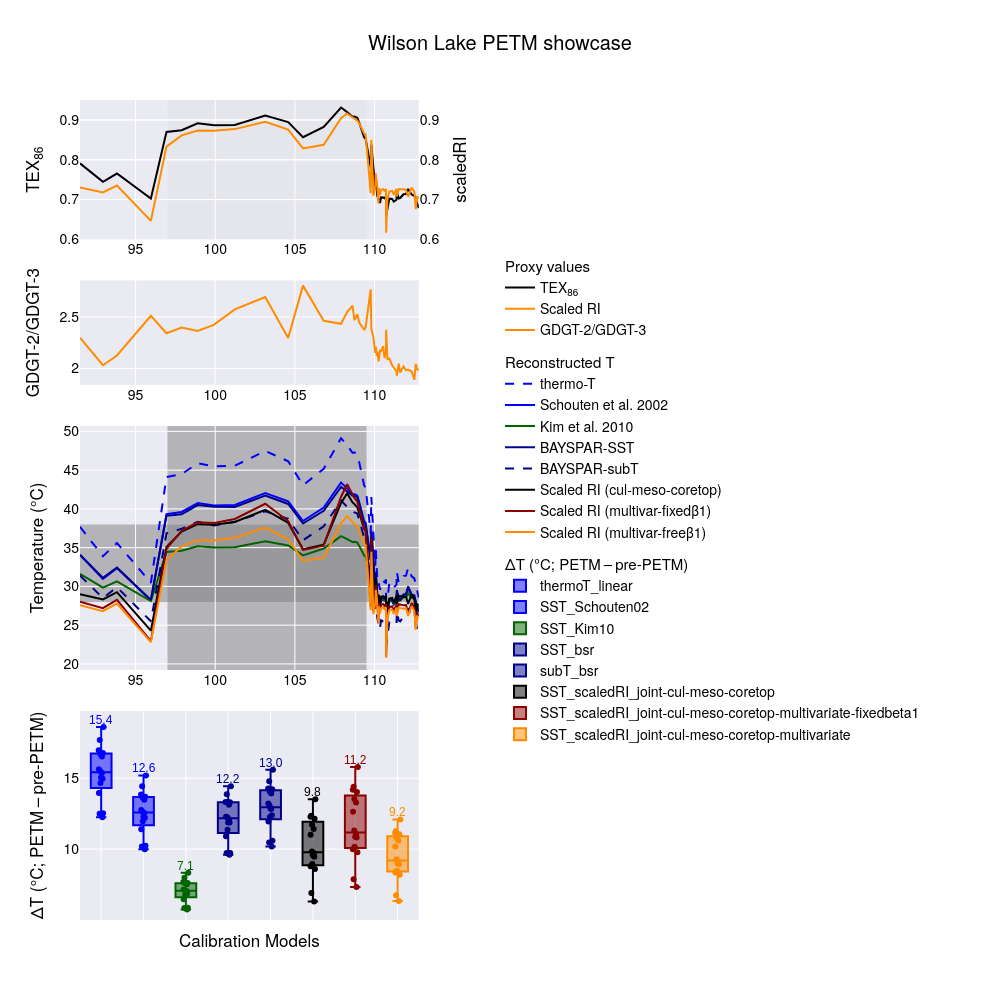

The notebook cell saved with this chart:
### Code cell
### set theme as seaborn
import plotly.io as pio
pio.templates.default = "seaborn"
import plotly.graph_objects as go
from plotly.subplots import make_subplots

# assume paleo_tex_df and diff_T_df are already defined

# define the calibration models & colors for the boxplot panel
features = [
    'thermoT_linear', 'SST_Schouten02', 'SST_Kim10', 'SST_bsr',
    'subT_bsr', 'SST_scaledRI_joint-cul-meso-coretop',
    'SST_scaledRI_joint-cul-meso-coretop-multivariate-fixedbeta1',
    'SST_scaledRI_joint-cul-meso-coretop-multivariate'
]
box_colors = [
    'blue', 'blue', 'darkgreen', 'darkblue',
    'darkblue', 'black', 'darkred', 'darkorange'
]

fig = make_subplots(
    rows=4, cols=1,
    shared_xaxes=False,
    row_heights=[0.2, 0.15, 0.35, 0.30],
    vertical_spacing=0.05,
    specs=[
        [{"secondary_y": True}],
        [{}],
        [{}],
        [{}],
    ]
)

# ── Panel 1: TEX86 vs. scaledRI ───────────────────────────────────────────────
fig.add_trace(
    go.Scatter(
        x=paleo_tex_df['SampleDepth'],
        y=paleo_tex_df['TEX86'],
        name='TEX<sub>86</sub>',
        legendgroup='Proxy values',
        legendgrouptitle_text='Proxy values',
        line=dict(color='black')
    ),
    row=1, col=1, secondary_y=False
)
fig.add_trace(
    go.Scatter(
        x=paleo_tex_df['SampleDepth'],
        y=paleo_tex_df['scaledRI'],
        name='Scaled RI',
        legendgroup='Proxy values',
        legendgrouptitle_text='Proxy values',
        line=dict(color='darkorange')
    ),
    row=1, col=1, secondary_y=True
)
fig.update_yaxes(title_text="TEX<sub>86</sub>", row=1, col=1, secondary_y=False)
fig.update_yaxes(title_text="scaledRI", row=1, col=1, secondary_y=True)

### set primary and secondary y-axis ranges to be the same
fig.update_yaxes(
    range=[0.6, 0.95],
    row=1, col=1, secondary_y=False
)
fig.update_yaxes(
    range=[0.6, 0.95],
    row=1, col=1, secondary_y=True
)

# shade SampleDepth 97-109.5 in panels 1–3
fig.add_vrect(
    x0=97, x1=109.5,
    fillcolor="lightgray", opacity=0.2,
    layer="below",
    row="all", col=1
)

# ── Panel 2: gdgt23ratio ─────────────────────────────────────────────────────
fig.add_trace(
    go.Scatter(
        x=paleo_tex_df['SampleDepth'],
        y=paleo_tex_df['gdgt23ratio'],
        name='GDGT-2/GDGT-3',
        legendgroup='Proxy values',
        legendgrouptitle_text='Proxy values',
        line=dict(color='darkorange')
    ),
    row=2, col=1
)
fig.update_yaxes(title_text="GDGT-2/GDGT-3", row=2, col=1)

# ── Panel 3: all the SST reconstructions + 28–38°C band ────────────────────
sst_traces = [
    ("thermo-T",          paleo_tex_df['thermoT_linear'],                    dict(dash='dash', color='blue')),
    ("Schouten et al. 2002", paleo_tex_df['SST_Schouten02'],                  dict(color='blue')),
    ("Kim et al. 2010",     paleo_tex_df['SST_Kim10'],                       dict(color='darkgreen')),
    ("BAYSPAR-SST",         paleo_tex_df['SST_bsr'],                         dict(color='darkblue')),
    ("BAYSPAR-subT",        paleo_tex_df['subT_bsr'],                        dict(dash='dash', color='darkblue')),
    ("Scaled RI (cul-meso-coretop)", paleo_tex_df['SST_scaledRI_joint-cul-meso-coretop'], dict(color='black')),
    ("Scaled RI (multivar-fixedβ1)", paleo_tex_df['SST_scaledRI_joint-cul-meso-coretop-multivariate-fixedbeta1'], dict(color='darkred')),
    ("Scaled RI (multivar-freeβ1)",paleo_tex_df['SST_scaledRI_joint-cul-meso-coretop-multivariate'],   dict(color='darkorange')),
]
for name, y, style in sst_traces:
    fig.add_trace(
        go.Scatter(
            x=paleo_tex_df['SampleDepth'],
            y=y,
            name=name,
            legendgroup='Reconstructed T',
            legendgrouptitle_text='Reconstructed T',
            line=style
        ),
        row=3, col=1
    )

# fill the 28–38°C band
fig.add_shape(
    type="rect",
    x0=paleo_tex_df['SampleDepth'].min(),
    x1=paleo_tex_df['SampleDepth'].max(),
    y0=28, y1=38,
    fillcolor="gray",
    opacity=0.5,
    layer="below",
    row=3, col=1
)

## fill between 97 and 109.5 m depth
fig.add_vrect(
    x0=97, x1=109.5,
    fillcolor="gray", opacity=0.5,
    layer="below",
    row=3, col=1
)

fig.update_yaxes(title_text="Temperature (°C)", row=3, col=1)

# ── Panel 4: Box + jitter for ΔT ──────────────────────────────────────────────
#### calculate Diff T (mean of SampleDepth > 110m - individual SST)
features = ['thermoT_linear', 'SST_Schouten02', 'SST_Kim10', 'SST_bsr',
            'subT_bsr', 'SST_scaledRI_joint-cul-meso-coretop',
            'SST_scaledRI_joint-cul-meso-coretop-multivariate-fixedbeta1',
            'SST_scaledRI_joint-cul-meso-coretop-multivariate']
colors = ['blue9', 'blue9', 'darkgreen', 'darkblue', 'darkblue', 'k', 'darkred', 'darkorange']
diff_T = {}
for feature in features:
    diff_T[feature] = abs(paleo_tex_df.loc[paleo_tex_df['SampleDepth'] > 110.5, feature].median() - \
                      paleo_tex_df[feature])
diff_T_df = pd.DataFrame(diff_T)
diff_T_df['SampleDepth'] = paleo_tex_df['SampleDepth']
subset = diff_T_df[diff_T_df['SampleDepth'].between(97, 109.5)]
for feat, col in zip(features, box_colors):
    fig.add_trace(
        go.Box(
            y=subset[feat],
            name=feat,
            boxpoints='all',      # show all points
            jitter=0.3,           # spread them out
            pointpos=0,            # centered on category
            legendgroup='ΔT (°C; PETM – pre-PETM)',
            legendgrouptitle_text='ΔT (°C; PETM – pre-PETM)',
            showlegend=True,
            marker_color=col,
        ),
        row=4, col=1
    )
    # add median annotation
    med = subset[feat].median()
    max = subset[feat].max()
    fig.add_annotation(
        x=feat, y=max + 0.5,  # position above the max value
        text=f"{med:.1f}",
        showarrow=False,
        font=dict(color=col, size=12, family="Arial"),
        row=4, col=1
    )

### remove x-axis tick labels for the boxplot panel
fig.update_xaxes(
    title_text="Calibration Models",
    tickvals=list(range(len(features))),
    ticktext=[''] * len(features),  # empty labels
    row=4, col=1
)

fig.update_yaxes(title_text="ΔT (°C; PETM – pre-PETM)", row=4, col=1)
fig.update_layout(
    height=1000,
    width=1000,
    template='seaborn',
    font=dict(family="TeX Gyre Heros", size=14, color="black"),
    # margin=dict(l=20, r=20, t=20, b=20), 
    legend=dict(
        xref='container',  # position relative to the container
        yref='container',
        orientation="v",      # horizontal legend
        x=0.5,                # center it horizontally
        xanchor="left",  # anchor to the left side
        y=0.5,               # push it below the plot (tweak as needed)
        yanchor="middle",
        tracegroupgap=10,        # space between different legendgroups
        groupclick='toggleitem',  # click either entry to hide/show the whole group "togglegroup"
    ),
    title_text="Wilson Lake PETM showcase"
)

fig.show()

### save the figure as an HTML file
fig.write_html(
    os.path.join(local_github_path, 'html_figures', 'WilsonLakePETM_showcase.html'),
    include_plotlyjs="cdn",   # pull Plotly.js from the CDN
    full_html=False           # only the <div>+<script>—no <html>/<body> wrapper
)

### Figure 1 — Plotly figure (JSON) as saved in the notebook; plotly's stock layout.template omitted (floating-point values rounded to 4 significant figures)
{"data": [{"legendgroup": "Proxy values", "legendgrouptitle": {"text": "Proxy values"}, "line": {"color": "black"}, "name": "TEX<sub>86</sub>", "type": "scatter", "x": [91.51, 92.95, 93.83, 95.96, 96.94, 97.89, 98.9, 99.93, 101.2, 103.1, 104.6, 105.5, 106.8, 107.9, 108.3, 108.6, 108.7, 108.9, 109.0, 109.3, 109.4, 109.8, 109.8, 109.9, 110.0, 110.1, 110.1, 110.2, 110.2, 110.3, 110.3, 110.4, 110.5, 110.6, 110.7, 110.7, 110.8, 110.9, 111.1, 111.2, 111.4, 111.4, 111.5, 111.6, 111.8, 112.0, 112.1, 112.3, 112.5, 112.6, 112.7, 112.8], "xaxis": "x", "y": [0.7909, 0.7446, 0.7654, 0.7026, 0.8697, 0.8741, 0.8913, 0.8864, 0.8875, 0.9109, 0.8945, 0.8566, 0.8826, 0.931, 0.9197, 0.9077, 0.9086, 0.9054, 0.8928, 0.8561, 0.8531, 0.7811, 0.8381, 0.7793, 0.728, 0.756, 0.722, 0.7103, 0.7003, 0.7024, 0.6914, 0.7055, 0.7052, 0.7034, 0.7077, 0.6585, 0.6762, 0.7023, 0.7017, 0.6948, 0.6997, 0.7201, 0.7028, 0.7039, 0.7134, 0.7139, 0.7265, 0.7128, 0.7095, 0.6985, 0.6872, 0.6789], "yaxis": "y"}, {"legendgroup": "Proxy values", "legendgrouptitle": {"text": "Proxy values"}, "line": {"color": "darkorange"}, "name": "Scaled RI", "type": "scatter", "x": [91.51, 92.95, 93.83, 95.96, 96.94, 97.89, 98.9, 99.93, 101.2, 103.1, 104.6, 105.5, 106.8, 107.9, 108.3, 108.6, 108.7, 108.9, 109.0, 109.3, 109.4, 109.8, 109.8, 109.9, 110.0, 110.1, 110.1, 110.2, 110.2, 110.3, 110.3, 110.4, 110.5, 110.6, 110.7, 110.7, 110.8, 110.9, 111.1, 111.2, 111.4, 111.4, 111.5, 111.6, 111.8, 112.0, 112.1, 112.3, 112.5, 112.6, 112.7, 112.8], "xaxis": "x", "y": [0.7303, 0.7181, 0.7352, 0.6466, 0.8329, 0.8612, 0.8736, 0.8725, 0.8769, 0.8952, 0.8758, 0.8283, 0.8374, 0.9044, 0.9161, 0.9051, 0.9029, 0.8984, 0.8907, 0.8657, 0.8637, 0.7159, 0.8501, 0.7095, 0.7363, 0.7661, 0.7479, 0.7334, 0.69, 0.7293, 0.7122, 0.7244, 0.726, 0.7222, 0.7265, 0.6165, 0.7018, 0.7202, 0.7218, 0.7122, 0.7267, 0.7076, 0.7264, 0.7261, 0.7241, 0.7249, 0.7076, 0.73, 0.7194, 0.6759, 0.7085, 0.7022], "yaxis": "y2"}, {"legendgroup": "Proxy values", "legendgrouptitle": {"text": "Proxy values"}, "line": {"color": "darkorange"}, "name": "GDGT-2/GDGT-3", "type": "scatter", "x": [91.51, 92.95, 93.83, 95.96, 96.94, 97.89, 98.9, 99.93, 101.2, 103.1, 104.6, 105.5, 106.8, 107.9, 108.3, 108.6, 108.7, 108.9, 109.0, 109.3, 109.4, 109.8, 109.8, 109.9, 110.0, 110.1, 110.1, 110.2, 110.2, 110.3, 110.3, 110.4, 110.5, 110.6, 110.7, 110.7, 110.8, 110.9, 111.1, 111.2, 111.4, 111.4, 111.5, 111.6, 111.8, 112.0, 112.1, 112.3, 112.5, 112.6, 112.7, 112.8], "xaxis": "x2", "y": [2.3, 2.032, 2.127, 2.512, 2.342, 2.397, 2.365, 2.426, 2.574, 2.693, 2.296, 2.804, 2.464, 2.434, 2.548, 2.611, 2.469, 2.527, 2.445, 2.379, 2.399, 2.769, 2.383, 2.303, 2.152, 2.214, 2.123, 2.163, 2.084, 2.07, 2.182, 2.163, 2.217, 2.1, 2.172, 2.377, 2.091, 2.097, 2.028, 2.005, 1.974, 1.93, 2.047, 1.962, 2.021, 1.982, 1.99, 1.971, 1.891, 2.045, 1.996, 1.982], "yaxis": "y3"}, {"legendgroup": "Reconstructed T", "legendgrouptitle": {"text": "Reconstructed T"}, "line": {"color": "blue", "dash": "dash"}, "name": "thermo-T", "type": "scatter", "x": [91.51, 92.95, 93.83, 95.96, 96.94, 97.89, 98.9, 99.93, 101.2, 103.1, 104.6, 105.5, 106.8, 107.9, 108.3, 108.6, 108.7, 108.9, 109.0, 109.3, 109.4, 109.8, 109.8, 109.9, 110.0, 110.1, 110.1, 110.2, 110.2, 110.3, 110.3, 110.4, 110.5, 110.6, 110.7, 110.7, 110.8, 110.9, 111.1, 111.2, 111.4, 111.4, 111.5, 111.6, 111.8, 112.0, 112.1, 112.3, 112.5, 112.6, 112.7, 112.8], "xaxis": "x3", "y": [37.68, 33.9, 35.6, 30.47, 44.12, 44.48, 45.88, 45.48, 45.57, 47.48, 46.15, 43.05, 45.17, 49.13, 48.2, 47.23, 47.3, 47.04, 46.0, 43.01, 42.76, 36.89, 41.54, 36.74, 32.54, 34.83, 32.06, 31.1, 30.28, 30.45, 29.55, 30.71, 30.68, 30.54, 30.89, 26.87, 28.31, 30.45, 30.4, 29.84, 30.24, 31.9, 30.49, 30.57, 31.35, 31.39, 32.43, 31.31, 31.04, 30.14, 29.21, 28.53], "yaxis": "y4"}, {"legendgroup": "Reconstructed T", "legendgrouptitle": {"text": "Reconstructed T"}, "line": {"color": "blue"}, "name": "Schouten et al. 2002", "type": "scatter", "x": [91.51, 92.95, 93.83, 95.96, 96.94, 97.89, 98.9, 99.93, 101.2, 103.1, 104.6, 105.5, 106.8, 107.9, 108.3, 108.6, 108.7, 108.9, 109.0, 109.3, 109.4, 109.8, 109.8, 109.9, 110.0, 110.1, 110.1, 110.2, 110.2, 110.3, 110.3, 110.4, 110.5, 110.6, 110.7, 110.7, 110.8, 110.9, 111.1, 111.2, 111.4, 111.4, 111.5, 111.6, 111.8, 112.0, 112.1, 112.3, 112.5, 112.6, 112.7, 112.8], "xaxis": "x3", "y": [34.06, 30.97, 32.36, 28.17, 39.31, 39.61, 40.75, 40.42, 40.5, 42.06, 40.97, 38.44, 40.17, 43.4, 42.64, 41.85, 41.91, 41.7, 40.85, 38.4, 38.2, 33.41, 37.21, 33.29, 29.86, 31.73, 29.47, 28.69, 28.02, 28.16, 27.42, 28.37, 28.35, 28.23, 28.52, 25.23, 26.41, 28.15, 28.12, 27.66, 27.98, 29.34, 28.19, 28.26, 28.89, 28.92, 29.77, 28.85, 28.64, 27.9, 27.15, 26.59], "yaxis": "y4"}, {"legendgroup": "Reconstructed T", "legendgrouptitle": {"text": "Reconstructed T"}, "line": {"color": "darkgreen"}, "name": "Kim et al. 2010", "type": "scatter", "x": [91.51, 92.95, 93.83, 95.96, 96.94, 97.89, 98.9, 99.93, 101.2, 103.1, 104.6, 105.5, 106.8, 107.9, 108.3, 108.6, 108.7, 108.9, 109.0, 109.3, 109.4, 109.8, 109.8, 109.9, 110.0, 110.1, 110.1, 110.2, 110.2, 110.3, 110.3, 110.4, 110.5, 110.6, 110.7, 110.7, 110.8, 110.9, 111.1, 111.2, 111.4, 111.4, 111.5, 111.6, 111.8, 112.0, 112.1, 112.3, 112.5, 112.6, 112.7, 112.8], "xaxis": "x3", "y": [31.63, 29.84, 30.66, 28.12, 34.45, 34.6, 35.18, 35.02, 35.05, 35.83, 35.29, 34.0, 34.89, 36.48, 36.11, 35.72, 35.75, 35.65, 35.23, 33.98, 33.88, 31.26, 33.35, 31.19, 29.17, 30.29, 28.93, 28.44, 28.02, 28.1, 27.64, 28.24, 28.22, 28.15, 28.33, 26.19, 26.98, 28.1, 28.08, 27.78, 27.99, 28.85, 28.13, 28.17, 28.57, 28.59, 29.11, 28.54, 28.41, 27.94, 27.46, 27.09], "yaxis": "y4"}, {"legendgroup": "Reconstructed T", "legendgrouptitle": {"text": "Reconstructed T"}, "line": {"color": "darkblue"}, "name": "BAYSPAR-SST", "type": "scatter", "x": [91.51, 92.95, 93.83, 95.96, 96.94, 97.89, 98.9, 99.93, 101.2, 103.1, 104.6, 105.5, 106.8, 107.9, 108.3, 108.6, 108.7, 108.9, 109.0, 109.3, 109.4, 109.8, 109.8, 109.9, 110.0, 110.1, 110.1, 110.2, 110.2, 110.3, 110.3, 110.4, 110.5, 110.6, 110.7, 110.7, 110.8, 110.9, 111.1, 111.2, 111.4, 111.4, 111.5, 111.6, 111.8, 112.0, 112.1, 112.3, 112.5, 112.6, 112.7, 112.8], "xaxis": "x3", "y": [34.09, 31.1, 32.44, 28.26, 39.11, 39.3, 40.5, 40.27, 40.26, 41.71, 40.64, 38.12, 39.75, 42.83, 42.25, 41.69, 41.69, 41.51, 40.67, 38.11, 37.99, 33.42, 36.93, 33.35, 29.98, 31.84, 29.67, 28.83, 28.17, 28.18, 27.64, 28.55, 28.53, 28.41, 28.66, 25.64, 26.61, 28.36, 28.25, 27.92, 28.22, 29.55, 28.41, 28.27, 28.98, 29.02, 30.02, 28.97, 28.86, 28.12, 27.2, 26.81], "yaxis": "y4"}, {"legendgroup": "Reconstructed T", "legendgrouptitle": {"text": "Reconstructed T"}, "line": {"color": "darkblue", "dash": "dash"}, "name": "BAYSPAR-subT", "type": "scatter", "x": [91.51, 92.95, 93.83, 95.96, 96.94, 97.89, 98.9, 99.93, 101.2, 103.1, 104.6, 105.5, 106.8, 107.9, 108.3, 108.6, 108.7, 108.9, 109.0, 109.3, 109.4, 109.8, 109.8, 109.9, 110.0, 110.1, 110.1, 110.2, 110.2, 110.3, 110.3, 110.4, 110.5, 110.6, 110.7, 110.7, 110.8, 110.9, 111.1, 111.2, 111.4, 111.4, 111.5, 111.6, 111.8, 112.0, 112.1, 112.3, 112.5, 112.6, 112.7, 112.8], "xaxis": "x3", "y": [31.4, 28.5, 29.9, 25.5, 36.84, 37.43, 38.33, 37.87, 38.33, 39.7, 38.7, 35.94, 37.74, 41.08, 40.27, 39.76, 39.54, 39.4, 38.54, 36.07, 35.67, 30.79, 34.71, 30.82, 27.07, 29.05, 26.81, 25.99, 25.22, 25.46, 24.69, 25.63, 25.48, 25.53, 25.82, 22.41, 23.54, 25.39, 25.32, 25.09, 25.13, 26.85, 25.58, 25.48, 26.12, 26.26, 27.18, 26.17, 25.85, 25.43, 24.49, 23.74], "yaxis": "y4"}, {"legendgroup": "Reconstructed T", "legendgrouptitle": {"text": "Reconstructed T"}, "line": {"color": "black"}, "name": "Scaled RI (cul-meso-coretop)", "type": "scatter", "x": [91.51, 92.95, 93.83, 95.96, 96.94, 97.89, 98.9, 99.93, 101.2, 103.1, 104.6, 105.5, 106.8, 107.9, 108.3, 108.6, 108.7, 108.9, 109.0, 109.3, 109.4, 109.8, 109.8, 109.9, 110.0, 110.1, 110.1, 110.2, 110.2, 110.3, 110.3, 110.4, 110.5, 110.6, 110.7, 110.7, 110.8, 110.9, 111.1, 111.2, 111.4, 111.4, 111.5, 111.6, 111.8, 112.0, 112.1, 112.3, 112.5, 112.6, 112.7, 112.8], "xaxis": "x3", "y": [28.99, 28.31, 29.26, 24.28, 35.08, 37.08, 38.03, 37.95, 38.3, 39.89, 38.21, 34.78, 35.38, 40.77, 41.99, 40.83, 40.62, 40.19, 39.48, 37.42, 37.26, 28.19, 36.26, 27.84, 29.32, 31.0, 29.97, 29.16, 26.76, 28.93, 27.98, 28.66, 28.75, 28.54, 28.78, 22.46, 27.41, 28.43, 28.51, 27.98, 28.78, 27.73, 28.77, 28.75, 28.64, 28.69, 27.74, 28.97, 28.39, 25.97, 27.78, 27.44], "yaxis": "y4"}, {"legendgroup": "Reconstructed T", "legendgrouptitle": {"text": "Reconstructed T"}, "line": {"color": "darkred"}, "name": "Scaled RI (multivar-fixedβ1)", "type": "scatter", "x": [91.51, 92.95, 93.83, 95.96, 96.94, 97.89, 98.9, 99.93, 101.2, 103.1, 104.6, 105.5, 106.8, 107.9, 108.3, 108.6, 108.7, 108.9, 109.0, 109.3, 109.4, 109.8, 109.8, 109.9, 110.0, 110.1, 110.1, 110.2, 110.2, 110.3, 110.3, 110.4, 110.5, 110.6, 110.7, 110.7, 110.8, 110.9, 111.1, 111.2, 111.4, 111.4, 111.5, 111.6, 111.8, 112.0, 112.1, 112.3, 112.5, 112.6, 112.7, 112.8], "xaxis": "x3", "y": [28.04, 27.2, 28.27, 22.95, 34.85, 37.16, 38.26, 38.2, 38.7, 40.67, 38.43, 34.71, 35.25, 41.57, 43.17, 41.77, 41.41, 40.92, 40.03, 37.55, 37.38, 27.32, 36.22, 26.76, 28.35, 30.22, 29.06, 28.18, 25.5, 27.89, 26.89, 27.62, 27.74, 27.47, 27.76, 20.91, 26.22, 27.35, 27.42, 26.83, 27.7, 26.52, 27.71, 27.66, 27.56, 27.59, 26.54, 27.9, 27.23, 24.61, 26.6, 26.21], "yaxis": "y4"}, {"legendgroup": "Reconstructed T", "legendgrouptitle": {"text": "Reconstructed T"}, "line": {"color": "darkorange"}, "name": "Scaled RI (multivar-freeβ1)", "type": "scatter", "x": [91.51, 92.95, 93.83, 95.96, 96.94, 97.89, 98.9, 99.93, 101.2, 103.1, 104.6, 105.5, 106.8, 107.9, 108.3, 108.6, 108.7, 108.9, 109.0, 109.3, 109.4, 109.8, 109.8, 109.9, 110.0, 110.1, 110.1, 110.2, 110.2, 110.3, 110.3, 110.4, 110.5, 110.6, 110.7, 110.7, 110.8, 110.9, 111.1, 111.2, 111.4, 111.4, 111.5, 111.6, 111.8, 112.0, 112.1, 112.3, 112.5, 112.6, 112.7, 112.8], "xaxis": "x3", "y": [27.58, 26.8, 27.79, 22.81, 33.41, 35.17, 35.96, 35.92, 36.27, 37.58, 36.08, 33.31, 33.72, 38.13, 39.06, 38.25, 38.03, 37.74, 37.16, 35.46, 35.33, 26.94, 34.47, 26.41, 27.86, 29.54, 28.5, 27.7, 25.23, 27.45, 26.52, 27.2, 27.31, 27.06, 27.32, 20.8, 25.9, 26.94, 27.01, 26.46, 27.26, 26.18, 27.27, 27.23, 27.13, 27.17, 26.2, 27.45, 26.83, 24.39, 26.25, 25.89], "yaxis": "y4"}, {"boxpoints": "all", "jitter": 0.3, "legendgroup": "ΔT (°C; PETM – pre-PETM)", "legendgrouptitle": {"text": "ΔT (°C; PETM – pre-PETM)"}, "marker": {"color": "blue"}, "name": "thermoT_linear", "pointpos": 0, "showlegend": true, "type": "box", "xaxis": "x4", "y": [13.97, 15.37, 14.97, 15.06, 16.97, 15.63, 12.54, 14.66, 18.61, 17.69, 16.71, 16.78, 16.53, 15.49, 12.49, 12.25], "yaxis": "y5"}, {"boxpoints": "all", "jitter": 0.3, "legendgroup": "ΔT (°C; PETM – pre-PETM)", "legendgrouptitle": {"text": "ΔT (°C; PETM – pre-PETM)"}, "marker": {"color": "blue"}, "name": "SST_Schouten02", "pointpos": 0, "showlegend": true, "type": "box", "xaxis": "x4", "y": [11.4, 12.54, 12.22, 12.29, 13.85, 12.76, 10.23, 11.96, 15.19, 14.44, 13.64, 13.7, 13.49, 12.64, 10.2, 9.996], "yaxis": "y5"}, {"boxpoints": "all", "jitter": 0.3, "legendgroup": "ΔT (°C; PETM – pre-PETM)", "legendgrouptitle": {"text": "ΔT (°C; PETM – pre-PETM)"}, "marker": {"color": "darkgreen"}, "name": "SST_Kim10", "pointpos": 0, "showlegend": true, "type": "box", "xaxis": "x4", "y": [6.466, 7.044, 6.879, 6.916, 7.689, 7.15, 5.865, 6.752, 8.339, 7.975, 7.587, 7.615, 7.512, 7.093, 5.846, 5.742], "yaxis": "y5"}, {"boxpoints": "all", "jitter": 0.3, "legendgroup": "ΔT (°C; PETM – pre-PETM)", "legendgrouptitle": {"text": "ΔT (°C; PETM – pre-PETM)"}, "marker": {"color": "darkblue"}, "name": "SST_bsr", "pointpos": 0, "showlegend": true, "type": "box", "xaxis": "x4", "y": [10.92, 12.12, 11.88, 11.87, 13.33, 12.25, 9.731, 11.36, 14.44, 13.87, 13.31, 13.31, 13.13, 12.28, 9.729, 9.609], "yaxis": "y5"}, {"boxpoints": "all", "jitter": 0.3, "legendgroup": "ΔT (°C; PETM – pre-PETM)", "legendgrouptitle": {"text": "ΔT (°C; PETM – pre-PETM)"}, "marker": {"color": "darkblue"}, "name": "subT_bsr", "pointpos": 0, "showlegend": true, "type": "box", "xaxis": "x4", "y": [11.96, 12.85, 12.39, 12.86, 14.23, 13.23, 10.47, 12.27, 15.6, 14.79, 14.28, 14.07, 13.92, 13.06, 10.6, 10.19], "yaxis": "y5"}, {"boxpoints": "all", "jitter": 0.3, "legendgroup": "ΔT (°C; PETM – pre-PETM)", "legendgrouptitle": {"text": "ΔT (°C; PETM – pre-PETM)"}, "marker": {"color": "black"}, "name": "SST_scaledRI_joint-cul-meso-coretop", "pointpos": 0, "showlegend": true, "type": "box", "xaxis": "x4", "y": [8.603, 9.561, 9.473, 9.832, 11.42, 9.736, 6.309, 6.912, 12.29, 13.52, 12.36, 12.15, 11.71, 11.01, 8.947, 8.79], "yaxis": "y5"}, {"boxpoints": "all", "jitter": 0.3, "legendgroup": "ΔT (°C; PETM – pre-PETM)", "legendgrouptitle": {"text": "ΔT (°C; PETM – pre-PETM)"}, "marker": {"color": "darkred"}, "name": "SST_scaledRI_joint-cul-meso-coretop-multivariate-fixedbeta1", "pointpos": 0, "showlegend": true, "type": "box", "xaxis": "x4", "y": [9.779, 10.88, 10.81, 11.32, 13.28, 11.05, 7.326, 7.869, 14.19, 15.79, 14.39, 14.03, 13.54, 12.64, 10.17, 9.997], "yaxis": "y5"}, {"boxpoints": "all", "jitter": 0.3, "legendgroup": "ΔT (°C; PETM – pre-PETM)", "legendgrouptitle": {"text": "ΔT (°C; PETM – pre-PETM)"}, "marker": {"color": "darkorange"}, "name": "SST_scaledRI_joint-cul-meso-coretop-multivariate", "pointpos": 0, "showlegend": true, "type": "box", "xaxis": "x4", "y": [8.192, 8.989, 8.94, 9.297, 10.61, 9.105, 6.336, 6.747, 11.15, 12.09, 11.28, 11.06, 10.76, 10.18, 8.481, 8.356], "yaxis": "y5"}], "layout": {"annotations": [{"font": {"color": "blue", "family": "Arial", "size": 12}, "showarrow": false, "text": "15.4", "x": "thermoT_linear", "xref": "x4", "y": 19.11, "yref": "y5"}, {"font": {"color": "blue", "family": "Arial", "size": 12}, "showarrow": false, "text": "12.6", "x": "SST_Schouten02", "xref": "x4", "y": 15.69, "yref": "y5"}, {"font": {"color": "darkgreen", "family": "Arial", "size": 12}, "showarrow": false, "text": "7.1", "x": "SST_Kim10", "xref": "x4", "y": 8.839, "yref": "y5"}, {"font": {"color": "darkblue", "family": "Arial", "size": 12}, "showarrow": false, "text": "12.2", "x": "SST_bsr", "xref": "x4", "y": 14.94, "yref": "y5"}, {"font": {"color": "darkblue", "family": "Arial", "size": 12}, "showarrow": false, "text": "13.0", "x": "subT_bsr", "xref": "x4", "y": 16.1, "yref": "y5"}, {"font": {"color": "black", "family": "Arial", "size": 12}, "showarrow": false, "text": "9.8", "x": "SST_scaledRI_joint-cul-meso-coretop", "xref": "x4", "y": 14.02, "yref": "y5"}, {"font": {"color": "darkred", "family": "Arial", "size": 12}, "showarrow": false, "text": "11.2", "x": "SST_scaledRI_joint-cul-meso-coretop-multivariate-fixedbeta1", "xref": "x4", "y": 16.29, "yref": "y5"}, {"font": {"color": "darkorange", "family": "Arial", "size": 12}, "showarrow": false, "text": "9.2", "x": "SST_scaledRI_joint-cul-meso-coretop-multivariate", "xref": "x4", "y": 12.59, "yref": "y5"}], "font": {"color": "black", "family": "TeX Gyre Heros", "size": 14}, "height": 1000, "legend": {"groupclick": "toggleitem", "orientation": "v", "tracegroupgap": 10, "x": 0.5, "xanchor": "left", "xref": "container", "y": 0.5, "yanchor": "middle", "yref": "container"}, "shapes": [{"fillcolor": "lightgray", "layer": "below", "opacity": 0.2, "type": "rect", "x0": 97, "x1": 109.5, "xref": "x", "y0": 0, "y1": 1, "yref": "y domain"}, {"fillcolor": "gray", "layer": "below", "opacity": 0.5, "type": "rect", "x0": 91.51, "x1": 112.8, "xref": "x3", "y0": 28, "y1": 38, "yref": "y4"}, {"fillcolor": "gray", "layer": "below", "opacity": 0.5, "type": "rect", "x0": 97, "x1": 109.5, "xref": "x3", "y0": 0, "y1": 1, "yref": "y4 domain"}], "title": {"text": "Wilson Lake PETM showcase"}, "width": 1000, "xaxis": {"anchor": "y", "domain": [0, 0.94]}, "xaxis2": {"anchor": "y3", "domain": [0, 0.94]}, "xaxis3": {"anchor": "y4", "domain": [0, 0.94]}, "xaxis4": {"anchor": "y5", "domain": [0, 0.94], "ticktext": ["", "", "", "", "", "", "", ""], "tickvals": [0, 1, 2, 3, 4, 5, 6, 7], "title": {"text": "Calibration Models"}}, "yaxis": {"anchor": "x", "domain": [0.83, 1], "range": [0.6, 0.95], "title": {"text": "TEX<sub>86</sub>"}}, "yaxis2": {"anchor": "x", "overlaying": "y", "range": [0.6, 0.95], "side": "right", "title": {"text": "scaledRI"}}, "yaxis3": {"anchor": "x2", "domain": [0.6525, 0.78], "title": {"text": "GDGT-2/GDGT-3"}}, "yaxis4": {"anchor": "x3", "domain": [0.305, 0.6025], "title": {"text": "Temperature (°C)"}}, "yaxis5": {"anchor": "x4", "domain": [0, 0.255], "title": {"text": "ΔT (°C; PETM – pre-PETM)"}}}}
